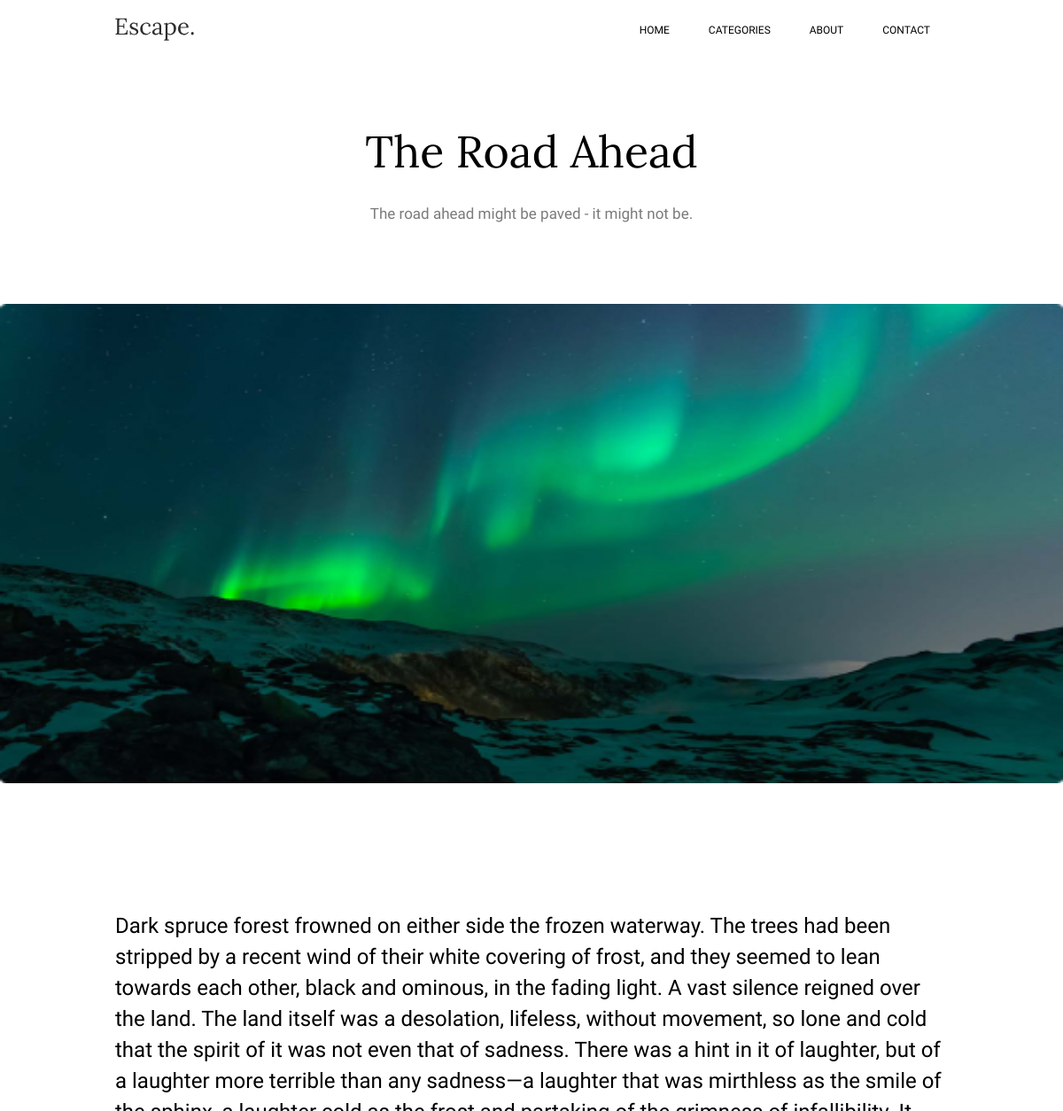
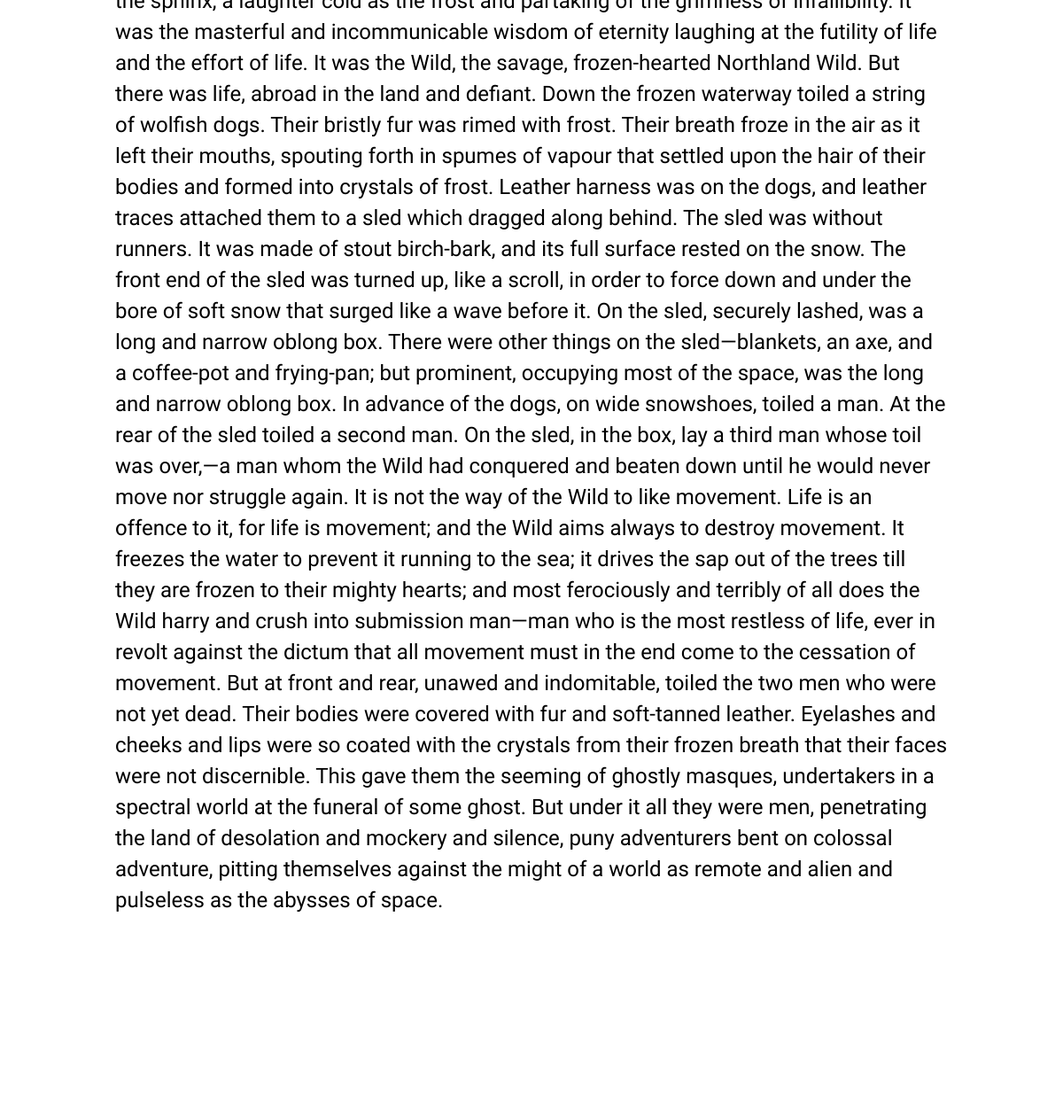
Page /post?id=1 on the committed database (2 pictures, top to bottom).
### tables this page shows
CREATE TABLE post( 
     id INT AUTO_INCREMENT PRIMARY KEY,
     title VARCHAR(255) NOT NULL,
	 subtitle VARCHAR(255) NOT NULL,
	 content TEXT NOT NULL,
	 author VARCHAR(255),
	 author_url VARCHAR(255),
	 publish_date TIMESTAMP NOT NULL,
	 image_url VARCHAR(255) NOT NULL,
	 featured TINYINT(1) DEFAULT 0
  );

### post_template.php (the view)
<div href='/post?id=<?= $post['id'] ?>'>
  <div class="title">
		<h1>
			<?= $post['title'] ?>
		</h1>
		<p>
			<?= $post['subtitle'] ?>
		</p>
	</div>
	<img src="<?= $post['image_url'] ?>" alt="img" class="P1" />
	<div class="text">
    <?= $post['content'] ?>
	</div>
</div>

### post.php (shortened to what this page needs)
<?php
function getPostContent(mysqli $conn, $idToFind, &$post): void
{
    $sql = "SELECT * FROM post WHERE id = $idToFind";
    $result = $conn->query($sql);
    if ($result->num_rows > 0) {
        if ($row = $result->fetch_assoc()) {
            $post = $row;
        }
    } else {
        $post = null;
        echo "Post with id {$idToFind} has not been found!";
    }
}
        $post = [];
        $postId = (int)$_GET['id'];
        $conn = createDBConnection();
        getPostContent($conn, $postId, $post);
?>
<!doctype html>
<html lang="en">
<head>
	<link href="./static/styles/post.css" rel="stylesheet">
</head>
<body>
	<header class="top-block">
		<a>
			<img src="./static/images/images__post/Escape..svg" alt="triangle with all three sides equal" class="logo" />
		</a>
		<nav class="links">
			<a class="links-item" href="home">HOME</a>
			<a class="links-item" href="">CATEGORIES</a>
			<a class="links-item" href="">ABOUT</a>
			<a class="links-item" href="">CONTACT</a>
		</nav>
	</header>
    <?php
        if ($post != null) {
            include 'post_template.php';
        }
    ?>
	<footer class="basement-foot">
		<div class="basement-foot-elements">
			<a>
				<img src="./static/images/images__post/Escape2..svg" alt="triangle with all three sides equal"
					class="basement-foot__logo" />
			</a>
			<div class="footer-menu">
				<a class="footer-menu-link" href="">HOME</a>
				<a class="footer-menu-link" href="">CATEGORIES</a>
				<a class="footer-menu-link" href="">ABOUT</a>
				<a class="footer-menu-link" href="">CONTACT</a>
			</div>
		</div>
	</footer>
</body>
</html>

### static/styles/post.css (style rules this page uses)
body { margin: 0px; width: 100%; padding-top: 17px; }
.top-block { margin-left: auto; margin-right: auto; max-width: 940px; max-height: 40px; }
.logo { max-width: 92px; max-height: 26px; margin-top: 3px; }
.links { float: right; }
.links-item { font-weight: 400; font-size: 12px; line-height: 20px; font-family: "Oxygen", Arial, sans-serif; ; display: inline-block; cursor: pointer; text-decoration: none; color: black; padding-top: 7px; padding-left: 20px; padding-right: 20px; }
.title { padding: 89px 0 75px 0; margin-left: auto; margin-right: auto; }
h1 { font-weight: 400; font-size: 50px; line-height: 51px; font-family: "Lora", Arial, sans-serif; ; margin-top: 7px; text-align: center; }
.title p { font-weight: 400; font-size: 17px; line-height: 20px; font-family: "Oxygen", Arial, sans-serif; color: #2E2E2E; opacity: 0.63; margin-left: 0 auto; margin-right: 0 auto; text-align: center; }
.P1 { height: 541px; margin-bottom: 140px; width: 100%; }
.text { font-weight: 400; font-size: 24px; line-height: 35px; font-family: "Oxygen", Arial, sans-serif; ; text-align: left; margin-bottom: 135px; max-width: 940px; margin-left: auto; margin-right: auto; }
.footer-menu { float: right; }
.basement-foot-elements { margin-left: auto; margin-right: auto; max-width: 960px; max-height: 40px; padding-bottom: 27px; padding-top: 28px; }
.basement-foot { background-image: url("../images/backgrounds/backgrounds__post/backf.png"); background-position: center; background-size: 100%; }
.basement-foot__logo { max-width: 92px; max-height: 26px; }
.footer-menu-link { font-weight: 400; font-size: 12px; line-height: 20px; font-family: "Oxygen", Arial, sans-serif; ; color: #FFFF; opacity: 0.60; padding-top: 3px; padding-left: 20px; padding-right: 20px; cursor: pointer; text-decoration: none; }

### rows in the picture
post: title "The Road Ahead", subtitle "The road ahead might be paved - it might not be.", image_url (picture), content "Dark spruce forest frowned on either side the frozen waterway. The trees had been stripped by a recent wind of their white covering of frost, and they seemed to lean towards each other, black and ominous, in the fading light. A vast silence reigned over the land. The land itself was a desolation, lifeless, without movement, so lone and cold that the spirit of it was not even that of sadness. There was a hint in it of laughter, but of a laughter more terrible than any sadness—a laughter that was mirthless as the smile of the sphinx, a laughter cold as the frost and partaking of the grimness of infallibility. It was the masterful and incommunicable wisdom of eternity laughing at the futility…"
